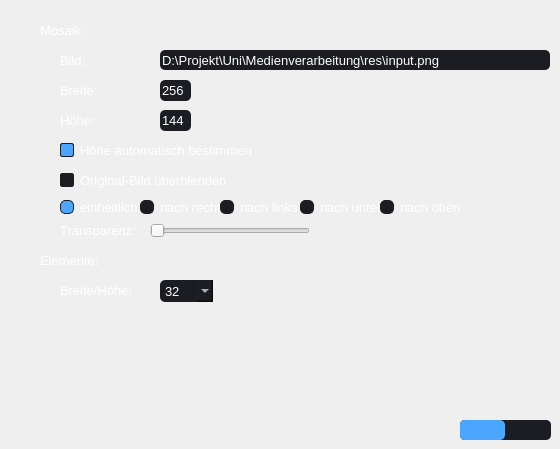
       <widget class="QWidget" name="mosaicPage">
        <widget class="QLineEdit" name="mosaicImageLineEdit">
         <property name="geometry">
          <rect>
           <x>160</x>
           <y>50</y>
           <width>390</width>
           <height>20</height>
          </rect>
         </property>
         <property name="font">
          <font>
           <pointsize>10</pointsize>
          </font>
         </property>
         <property name="styleSheet">
          <string notr="true">QLineEdit {	
	border: none;
	color: rgb(255,255,255);
	background-color: rgb(27, 29, 35);
	border-radius: 5;
}</string>
         </property>
         <property name="text">
          <string>D:\Projekt\Uni\Medienverarbeitung\res\input.png</string>
         </property>
        </widget>
        <widget class="QPushButton" name="mosaicButton">
         <property name="geometry">
          <rect>
           <x>460</x>
           <y>420</y>
           <width>91</width>
           <height>20</height>
          </rect>
         </property>
         <property name="minimumSize">
          <size>
           <width>81</width>
           <height>20</height>
          </size>
         </property>
         <property name="font">
          <font>
           <pointsize>10</pointsize>
          </font>
         </property>
         <property name="cursor">
          <cursorShape>PointingHandCursor</cursorShape>
         </property>
         <property name="styleSheet">
          <string notr="true">QPushButton {	
	border: rgb(255,255,255);
	color: rgb(255,255,255);
	background-color: rgb(75,166,255);
	border-radius: 5px;
}
QPushButton:hover {
	background-color: rgb(51, 59, 73);
}
QPushButton:pressed {	
	background-color: rgb(33, 37, 43);
}</string>
         </property>
         <property name="text">
          <string>erstellen</string>
         </property>
         <property name="default">
          <bool>true</bool>
         </property>
        </widget>
        <widget class="QProgressBar" name="mosaicProgressBar">
         <property name="geometry">
          <rect>
           <x>460</x>
           <y>420</y>
           <width>91</width>
           <height>20</height>
          </rect>
         </property>
         <property name="minimumSize">
          <size>
           <width>81</width>
           <height>20</height>
          </size>
         </property>
         <property name="styleSheet">
          <string notr="true">QProgressBar {
	color: rgb(255,255,255);
     border-radius: 5px;
     background-color: rgb(27, 29, 35);
 }

 QProgressBar::chunk {
     border-radius: 5px;
     background-color: rgb(75,166,255);
 }</string>
         </property>
         <property name="value">
          <number>50</number>
         </property>
         <property name="textVisible">
          <bool>false</bool>
         </property>
        </widget>
        <widget class="QLineEdit" name="mosaicHeightLineEdit">
         <property name="geometry">
          <rect>
           <x>160</x>
           <y>110</y>
           <width>31</width>
           <height>21</height>
          </rect>
         </property>
         <property name="font">
          <font>
           <pointsize>10</pointsize>
          </font>
         </property>
         <property name="styleSheet">
          <string notr="true">QLineEdit {	
	border: none;
	color: rgb(255,255,255);
	background-color: rgb(27, 29, 35);
	border-radius: 5;
}</string>
         </property>
         <property name="text">
          <string>144</string>
         </property>
        </widget>
        <widget class="QLineEdit" name="mosaicWidthLineEdit">
         <property name="geometry">
          <rect>
           <x>160</x>
           <y>80</y>
           <width>31</width>
           <height>21</height>
          </rect>
         </property>
         <property name="font">
          <font>
           <pointsize>10</pointsize>
          </font>
         </property>
         <property name="styleSheet">
          <string notr="true">QLineEdit {	
	border: none;
	color: rgb(255,255,255);
	background-color: rgb(27, 29, 35);
	border-radius: 5;
}</string>
         </property>
         <property name="text">
          <string>256</string>
         </property>
         <property name="clearButtonEnabled">
          <bool>false</bool>
         </property>
        </widget>
        <widget class="QLabel" name="mosaicLabel">
         <property name="geometry">
          <rect>
           <x>40</x>
           <y>20</y>
           <width>101</width>
           <height>21</height>
          </rect>
         </property>
         <property name="font">
          <font>
           <pointsize>10</pointsize>
          </font>
         </property>
         <property name="styleSheet">
          <string notr="true">color: rgb(255,255,255);</string>
         </property>
         <property name="text">
          <string>Mosaik:</string>
         </property>
        </widget>
        <widget class="QLabel" name="mosaicWidthLabel">
         <property name="geometry">
          <rect>
           <x>60</x>
           <y>80</y>
           <width>81</width>
           <height>21</height>
          </rect>
         </property>
         <property name="font">
          <font>
           <pointsize>10</pointsize>
          </font>
         </property>
         <property name="styleSheet">
          <string notr="true">color: rgb(255,255,255);</string>
         </property>
         <property name="text">
          <string>Breite:</string>
         </property>
        </widget>
        <widget class="QLabel" name="mosaicHeightLabel">
         <property name="geometry">
          <rect>
           <x>60</x>
           <y>110</y>
           <width>81</width>
           <height>21</height>
          </rect>
         </property>
         <property name="font">
          <font>
           <pointsize>10</pointsize>
          </font>
         </property>
         <property name="styleSheet">
          <string notr="true">color: rgb(255,255,255);</string>
         </property>
         <property name="text">
          <string>Höhe:</string>
         </property>
        </widget>
        <widget class="QCheckBox" name="mosaicKeepAspectRatioCheckBox">
         <property name="geometry">
          <rect>
           <x>60</x>
           <y>140</y>
           <width>201</width>
           <height>21</height>
          </rect>
         </property>
         <property name="font">
          <font>
           <pointsize>10</pointsize>
          </font>
         </property>
         <property name="styleSheet">
          <string notr="true">QCheckBox{
	color: rgb(255,255,255);
}
QCheckBox::indicator:unchecked{
     border-radius: 2px;
     background-color: rgb(27, 29, 35);
	border: 1px solid rgb(27, 29, 35);
}

QCheckBox::indicator:checked{
     border-radius: 2px;
     background-color: rgb(75,166,255);
	border: 1px solid rgb(27, 29, 35);
}</string>
         </property>
         <property name="text">
          <string>Höhe automatisch bestimmen</string>
         </property>
         <property name="checked">
          <bool>true</bool>
         </property>
        </widget>
        <widget class="QLabel" name="mosaicElementLabel">
         <property name="geometry">
          <rect>
           <x>40</x>
           <y>250</y>
           <width>101</width>
           <height>21</height>
          </rect>
         </property>
         <property name="font">
          <font>
           <pointsize>10</pointsize>
          </font>
         </property>
         <property name="styleSheet">
          <string notr="true">color: rgb(255,255,255);</string>
         </property>
         <property name="text">
          <string>Elemente:</string>
         </property>
        </widget>
        <widget class="QLabel" name="mosaicImageLabel">
         <property name="geometry">
          <rect>
           <x>60</x>
           <y>50</y>
           <width>81</width>
           <height>21</height>
          </rect>
         </property>
         <property name="font">
          <font>
           <pointsize>10</pointsize>
          </font>
         </property>
         <property name="styleSheet">
          <string notr="true">color: rgb(255,255,255);</string>
         </property>
         <property name="text">
          <string>Bild:</string>
         </property>
        </widget>
        <widget class="QLabel" name="mosaicElementSizeLabel">
         <property name="geometry">
          <rect>
           <x>60</x>
           <y>280</y>
           <width>81</width>
           <height>21</height>
          </rect>
         </property>
         <property name="font">
          <font>
           <pointsize>10</pointsize>
          </font>
         </property>
         <property name="styleSheet">
          <string notr="true">color: rgb(255,255,255);</string>
         </property>
         <property name="text">
          <string>Breite/Höhe:</string>
         </property>
        </widget>
        <widget class="QComboBox" name="mosaicElementSizeComboBox">
         <property name="geometry">
          <rect>
           <x>160</x>
           <y>280</y>
           <width>53</width>
           <height>22</height>
          </rect>
         </property>
         <property name="font">
          <font>
           <pointsize>10</pointsize>
          </font>
         </property>
         <property name="styleSheet">
          <string notr="true">QComboBox {	
	border: none;
	color: rgb(255,255,255);
	background-color: rgb(27, 29, 35);
	border-radius: 5;
}</string>
         </property>
         <property name="frame">
          <bool>true</bool>
         </property>
         <item>
          <property name="text">
           <string>32</string>
          </property>
         </item>
         <item>
          <property name="text">
           <string>64</string>
          </property>
         </item>
         <item>
          <property name="text">
           <string>128</string>
          </property>
         </item>
         <item>
          <property name="text">
           <string>256</string>
          </property>
         </item>
         <item>
          <property name="text">
           <string>512</string>
          </property>
         </item>
        </widget>
        <widget class="QLabel" name="mosaicTransparencyLabel">
         <property name="geometry">
          <rect>
           <x>60</x>
           <y>220</y>
           <width>81</width>
           <height>21</height>
          </rect>
         </property>
         <property name="font">
          <font>
           <pointsize>10</pointsize>
          </font>
         </property>
         <property name="styleSheet">
          <string notr="true">color: rgb(255,255,255);</string>
         </property>
         <property name="text">
          <string>Transparenz:</string>
         </property>
        </widget>
        <widget class="QSlider" name="mosaicTransparencySlider">
         <property name="geometry">
          <rect>
           <x>150</x>
           <y>220</y>
           <width>160</width>
           <height>21</height>
          </rect>
         </property>
         <property name="styleSheet">
          <string notr="true">QSlider {
	color: rgb(75,166,255);
}
QSlider:hover {
	color: rgb(51, 59, 73);
}</string>
         </property>
         <property name="maximum">
          <number>100</number>
         </property>
         <property name="orientation">
          <enum>Qt::Horizontal</enum>
         </property>
        </widget>
        <widget class="QCheckBox" name="mosaicBlendImageCheckBox">
         <property name="geometry">
          <rect>
           <x>60</x>
           <y>170</y>
           <width>201</width>
           <height>21</height>
          </rect>
         </property>
         <property name="font">
          <font>
           <pointsize>10</pointsize>
          </font>
         </property>
         <property name="styleSheet">
          <string notr="true">QCheckBox{
	color: rgb(255,255,255);
}
QCheckBox::indicator:unchecked{
     border-radius: 2px;
     background-color: rgb(27, 29, 35);
	border: 1px solid rgb(27, 29, 35);
}

QCheckBox::indicator:checked{
     border-radius: 2px;
     background-color: rgb(75,166,255);
	border: 1px solid rgb(27, 29, 35);
}</string>
         </property>
         <property name="text">
          <string>Original-Bild überblenden</string>
         </property>
         <property name="checked">
          <bool>false</bool>
         </property>
        </widget>
        <widget class="QRadioButton" name="mosaicBlendImageEvenRadioButton">
         <property name="geometry">
          <rect>
           <x>60</x>
           <y>200</y>
           <width>80</width>
           <height>14</height>
          </rect>
         </property>
         <property name="font">
          <font>
           <pointsize>10</pointsize>
          </font>
         </property>
         <property name="styleSheet">
          <string notr="true">QRadioButton{
	color: rgb(255,255,255);
}
QRadioButton::indicator:unchecked{
     border-radius: 5px;
     background-color: rgb(27, 29, 35);
	border: 1px solid rgb(27, 29, 35);
}

QRadioButton::indicator:checked{
     border-radius: 5px;
     background-color: rgb(75,166,255);
	border: 1px solid rgb(27, 29, 35);
}</string>
         </property>
         <property name="text">
          <string>einheitlich</string>
         </property>
         <property name="checked">
          <bool>true</bool>
         </property>
        </widget>
        <widget class="QRadioButton" name="mosaicBlendImageRightRadioButton">
         <property name="geometry">
          <rect>
           <x>140</x>
           <y>200</y>
           <width>80</width>
           <height>14</height>
          </rect>
         </property>
         <property name="font">
          <font>
           <pointsize>10</pointsize>
          </font>
         </property>
         <property name="styleSheet">
          <string notr="true">QRadioButton{
	color: rgb(255,255,255);
}
QRadioButton::indicator:unchecked{
     border-radius: 5px;
     background-color: rgb(27, 29, 35);
	border: 1px solid rgb(27, 29, 35);
}

QRadioButton::indicator:checked{
     border-radius: 5px;
     background-color: rgb(75,166,255);
	border: 1px solid rgb(27, 29, 35);
}</string>
         </property>
         <property name="text">
          <string>nach rechts</string>
         </property>
        </widget>
        <widget class="QRadioButton" name="mosaicBlendImageLeftRadioButton">
         <property name="geometry">
          <rect>
           <x>220</x>
           <y>200</y>
           <width>80</width>
           <height>14</height>
          </rect>
         </property>
         <property name="font">
          <font>
           <pointsize>10</pointsize>
          </font>
         </property>
         <property name="styleSheet">
          <string notr="true">QRadioButton{
	color: rgb(255,255,255);
}
QRadioButton::indicator:unchecked{
     border-radius: 5px;
     background-color: rgb(27, 29, 35);
	border: 1px solid rgb(27, 29, 35);
}

QRadioButton::indicator:checked{
     border-radius: 5px;
     background-color: rgb(75,166,255);
	border: 1px solid rgb(27, 29, 35);
}</string>
         </property>
         <property name="text">
          <string>nach links</string>
         </property>
        </widget>
        <widget class="QRadioButton" name="mosaicBlendImageTopRadioButton">
         <property name="geometry">
          <rect>
           <x>380</x>
           <y>200</y>
           <width>80</width>
           <height>14</height>
          </rect>
         </property>
         <property name="font">
          <font>
           <pointsize>10</pointsize>
          </font>
         </property>
         <property name="styleSheet">
          <string notr="true">QRadioButton{
	color: rgb(255,255,255);
}
QRadioButton::indicator:unchecked{
     border-radius: 5px;
     background-color: rgb(27, 29, 35);
	border: 1px solid rgb(27, 29, 35);
}

QRadioButton::indicator:checked{
     border-radius: 5px;
     background-color: rgb(75,166,255);
	border: 1px solid rgb(27, 29, 35);
}</string>
         </property>
         <property name="text">
          <string>nach oben</string>
         </property>
        </widget>
        <widget class="QRadioButton" name="mosaicBlendImageDownRadioButton">
         <property name="geometry">
          <rect>
           <x>300</x>
           <y>200</y>
           <width>80</width>
           <height>14</height>
          </rect>
         </property>
         <property name="font">
          <font>
           <pointsize>10</pointsize>
          </font>
         </property>
         <property name="styleSheet">
          <string notr="true">QRadioButton{
	color: rgb(255,255,255);
}
QRadioButton::indicator:unchecked{
     border-radius: 5px;
     background-color: rgb(27, 29, 35);
	border: 1px solid rgb(27, 29, 35);
}

QRadioButton::indicator:checked{
     border-radius: 5px;
     background-color: rgb(75,166,255);
	border: 1px solid rgb(27, 29, 35);
}</string>
         </property>
         <property name="text">
          <string>nach unten</string>
         </property>
        </widget>
       </widget>
